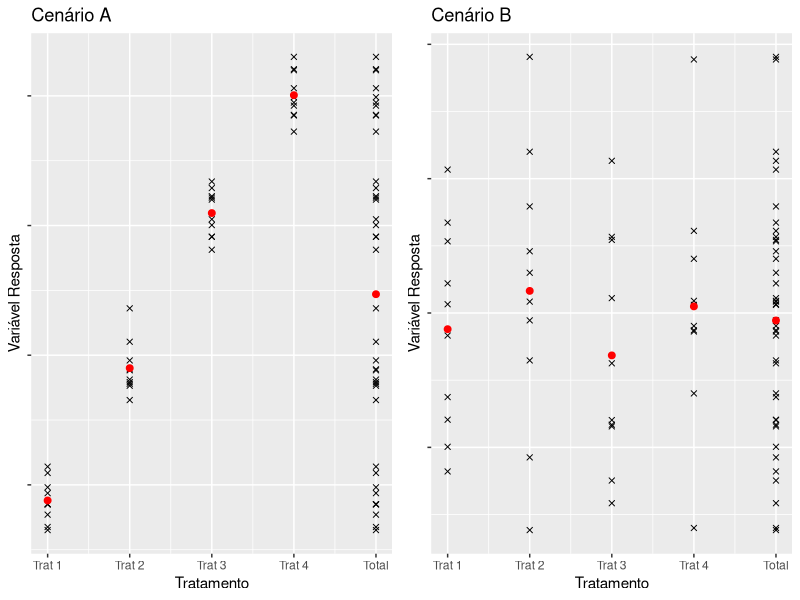

Here is the R script that generated this plot:
## ---- chunk 1
knitr::opts_chunk$set(echo = TRUE)

#libraries
library(kableExtra)
library(tidyverse)
## ---- chunk 2
set.seed(321)
## ---- chunk 3
N=9 #n. de unidades experimentais
a=3 #n. de tratamentos
n=3 #n. de repetições
sorteio <- sample(x=rep(LETTERS[1:a],n), size=N, replace=F)
print(data.frame("semente"=1:N,"tratamento"=sorteio))
## ---- chunk 4
tab <- tibble("semente"=1:N, "tratamento"=sorteio)
kable(tab, align='c')
## ---- chunk 5
set.seed(2468)
n <- 10;a <- 4
trat <- 1:a |> rep(n) |> sort()
total <- rep(5,n*a)
trat <- c(trat,total)

m1 <- 10;m2 <- 20;m3 <- 30;m4 <- 40
y1 <- rnorm(n, m1, 2);y2 <- rnorm(n, m2, 2)
y3 <- rnorm(n, m3, 2);y4 <- rnorm(n, m4, 2)
y <- rep(c(y1,y2,y3,y4),2)
d1 <- tibble(y,trat)

m <- 25
w1 <- rnorm(n, m, 2);w2 <- rnorm(n, m, 2)
w3 <- rnorm(n, m, 2);w4 <- rnorm(n, m, 2)
w <- rep(c(w1,w2,w3,w4),2)
d2 <- tibble(w,trat)

p1 <- d1 |> 
  ggplot(aes(x=trat, y=y)) + 
  geom_point(shape=4) +
  stat_summary(
    geom = "point",
    fun = "mean",
    col = "red",
    size = 2,
    shape = 19
  ) +
  labs(title="Cenário A",
       x="Tratamento", 
       y="Variável Resposta") +
  theme(axis.text.y = element_blank())+
  scale_x_continuous(breaks=1:5,
                   labels=c("Trat 1","Trat 2","Trat 3",
                            "Trat 4","Total"))

p2 <- d2 |> 
  ggplot(aes(x=trat, y=w)) + 
  geom_point(shape=4) +
  stat_summary(
    geom = "point",
    fun = "mean",
    col = "red",
    size = 2,
    shape = 19
  ) +
  labs(title="Cenário B",
       x="Tratamento", 
       y="Variável Resposta") +
  theme(axis.text.y = element_blank())+
  scale_x_continuous(breaks=1:5,
                   labels=c("Trat 1","Trat 2","Trat 3",
                            "Trat 4","Total"))

gridExtra::grid.arrange(p1, p2, ncol=2)
## ---- chunk 6
vary <- d1 |> group_by(trat) |> summarise(sd(y)) |> select(2) |> as_vector()
varw <- d2 |> group_by(trat) |> summarise(sd(w)) |> select(2) |> as_vector()

tab <- rbind(t(vary),t(varw))
colnames(tab) <- c("$S^2_1$","$S^2_2$","$S^2_3$",
                   "$S^2_4$","$S^2_{Total}$")
rownames(tab) <- c('Cenário A', 'Cenário B')
kable(tab, digits=2)
